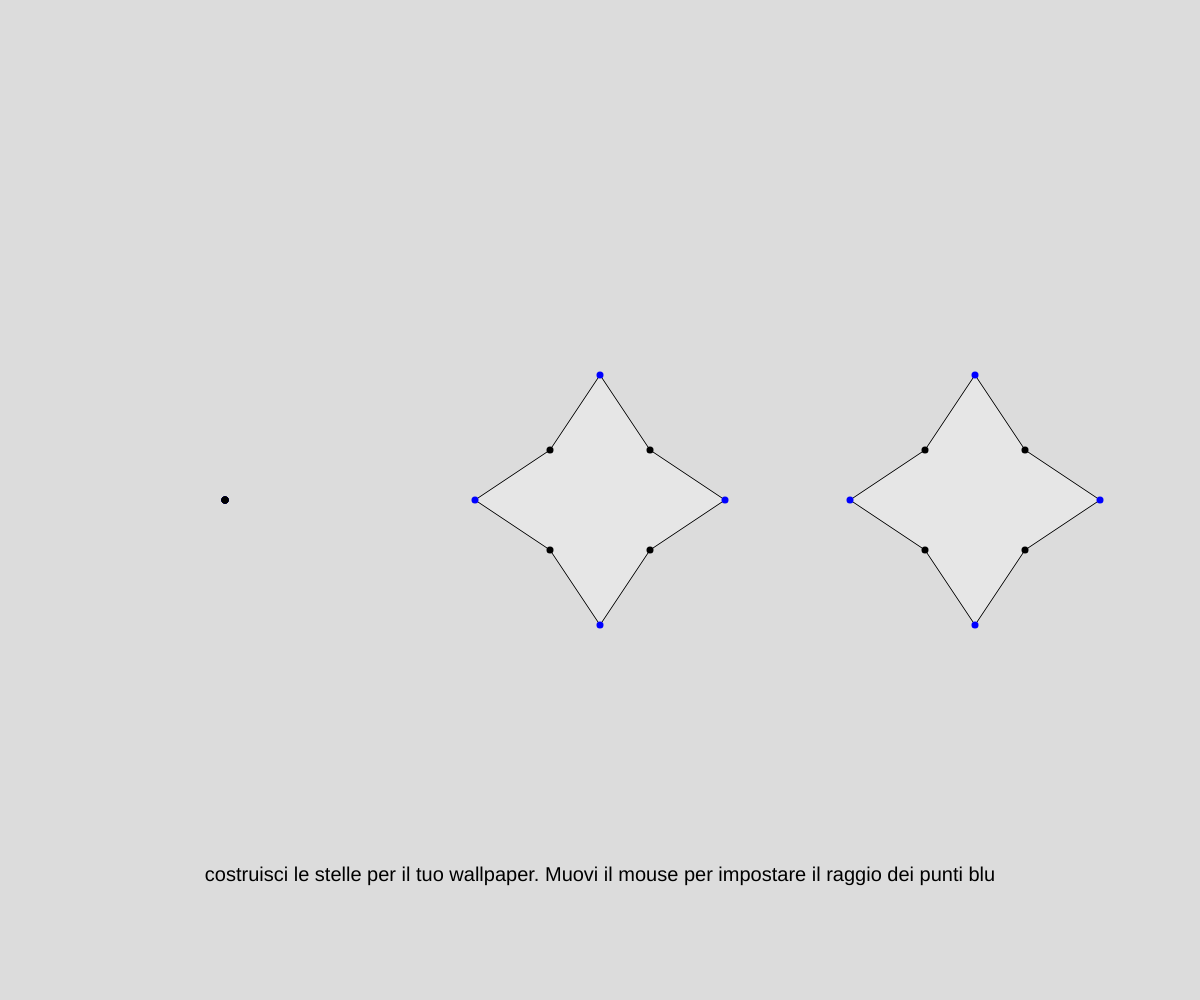
Frame 1 (no input)
Frame 60 (no input): identical to frame 1, image omitted
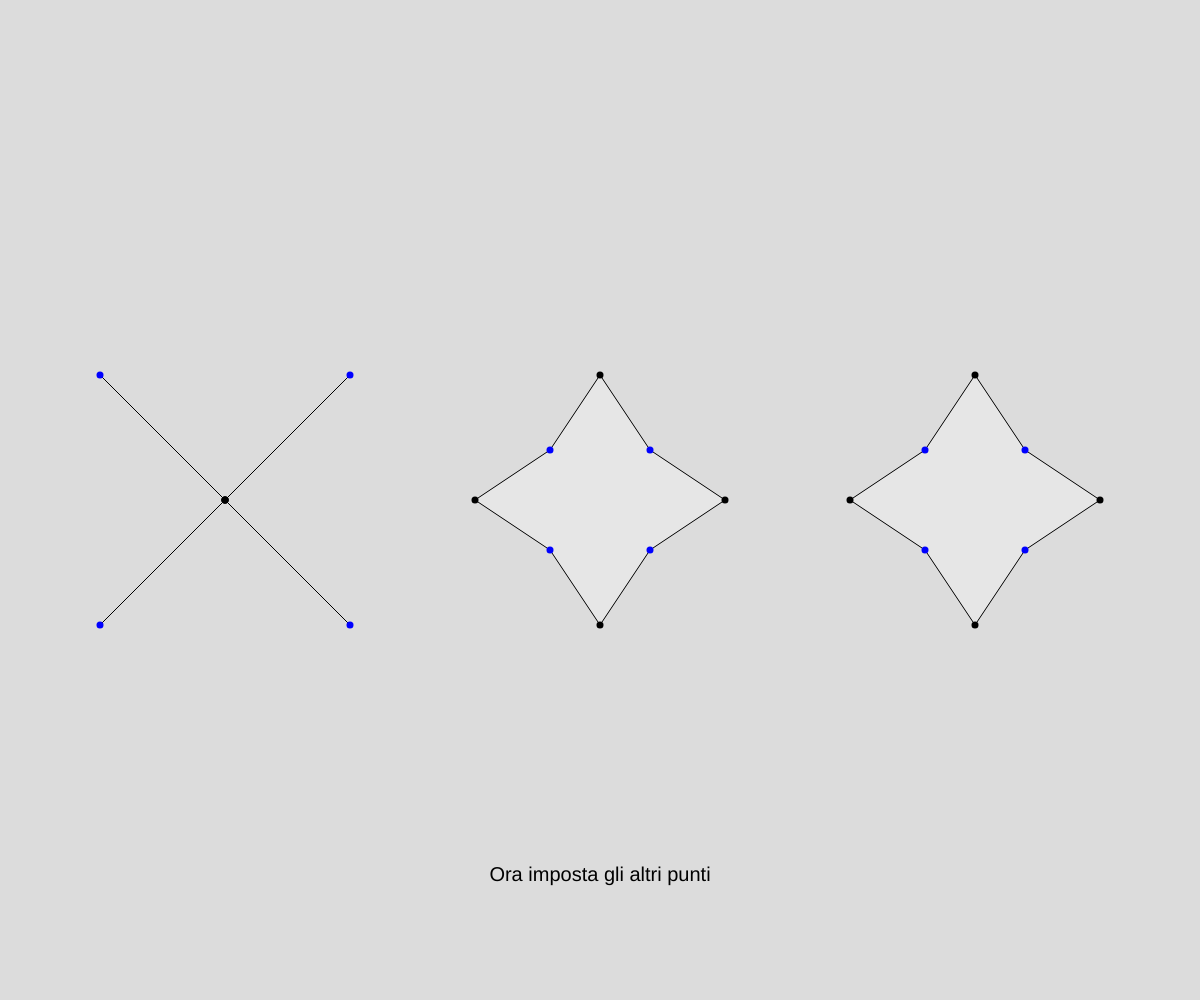
Frame 120 (the mouse pressed at the canvas centre since frame 60)

The p5.js sketch that drew these frames (run headless with seeded random() and noise() and a simulated clock; from frame 60 on, the mouse is pressed at the canvas centre):

// p5.js sketch
// ── sketch.js
var clicks = 0;

var starX; var starY;
var starX2 = 1000; var starY2 = 200;
var starX3 = 1000; var starY3 = 200;

var mX; var mY;

let savedX = [];
let savedY = [];

let starss = [];

let k = 8; let k2 = k/2;

var testo1;
var testo2;
var testo3;
var testo4;

function mousePressed () {
  clicks++;
  if (clicks % 2==0 & clicks < 6) {savedY.push(pmouseY);console.log(savedY);} //salva parametri posizione mouseX delle 3 stelle in un array
  else if (clicks % 2 == 1 & clicks < 6 ) {savedX.push(pmouseX);console.log(savedX);} //salva parametri posizione mouseY delle 3 stelle in un array
  else {noLoop()};
  (redraw());

  
}

function windowResized() {
  resizeCanvas(windowWidth, windowHeight);
 }

function setup() {
  createCanvas(windowWidth, windowHeight);
  rectMode(CENTER);

  if (clicks <= 5) {background(220);}
  else {background("black");}
  }


function draw() {

  background(220);
  testo1 = new testo ("costruisci le stelle per il tuo wallpaper. Muovi il mouse per impostare il raggio dei punti blu","black");
  testo2 = new testo ("Ora imposta gli altri punti","black");
  testo3 = new testo("Ora fai lo stesso per le altre stelle","black");
  testo4 = new testo("Clicca per cambiare il cielo","red");



  if (clicks == 0) {starX = mouseX; starY = mouseY; mX = mouseX;color1=("blue"); color2=("black");
   testo1.showtext();
  }
  else if (clicks == 1) {starX = mX; starY = mouseY; mY = mouseY; starY=mY; color1=("black"); color2=("blue");
   testo2.showtext();}

  else if (clicks == 2) {starX2 = mouseX; starY2 = 200; mX = mouseX; color1=("blue"); color2=("black");
  testo3.showtext();}
  else if (clicks == 3) {starX2 = mX; starY2 = mouseY; mY = mouseY; color1=("black"); color2=("blue");
  testo3.showtext();}
  
  else if (clicks == 4) {starX3 = mouseX; starY3 = 200; mX = mouseX; color1=("blue"); color2=("black");
  testo3.showtext();}
  else if (clicks == 5) {starX3 = mX; starY3 = mouseY; mY = mouseY; color1=("black"); color2=("blue");
  testo3.showtext();};

  

  if (clicks <= 5) {
  
  

  star1 = new star(starX/k, starY/k2,color1,color2,1.5,0,0);
  star1.show();
  push();
  // star1.allinea();
  pop();

  star2 = new star(starX2/k, starY2/k2,color1,color2,4,0,0);
  star2.show();
  push();
  // star2.allinea();
  pop();

  star3 = new star(starX3/k, starY3/k2,color1,color2,6.5,0,0);
  star3.show();
  push();
  // star3.allinea();
  pop();
  }
  else {
    background(0);
    for (let w=0; w<100; w++){
      // background(0);
      // console.log(savedY);
      // console.log(savedX);
      const dim = random(-2,3)
      const rndmX = random(0, windowWidth);
      const rndmY = random(0, windowHeight);
      starss[w] = new stelline ((random(savedX)/k)/10,(random(savedY)/k2)/10,"black","black",rndmX,rndmY,dim);
      starss[w].showstelline();
      testo4.showtext();
      // starss[w] = new stelline (10,20,"black","black",rndmX,rndmY);
      // console.log(starss);
    }
  }
    // for (i=0;i<3;i++){
    //   star['i'+3] = new star (savedX,bc/k2,"black","black",1+i)
    //   star['i'+3].show();
    // }
  }
 
  

  // //NUMERI
  // noStroke();
  // fill(0);
  // textSize(80);
  // textAlign(CENTER, CENTER);
  // text(clicks, width/2, height/2);



class star {
  constructor(outerR,innerR,color1,color2,P,rndmX,rndmY){
    
    this.outerR = outerR;
    this.innerR = innerR;
    this.a = this.outerR - this.innerR;
    this.b = this.outerR + this.innerR;
    this.D = this.outerR * 2;
    this.color1 = color1;
    this.color2 = color2;
    this.P = P;
    this.rndmX = rndmX;
    this.rndmY = rndmY;
  }

  show() {

    fill(230)
    push();
    translate (-this.outerR,-this.outerR);
    translate ((windowWidth/8) * this.P,windowHeight/2);
    translate (this.rndmX,this.rndmY)

    //LINEE
    stroke("black");

    beginShape();

    vertex (this.outerR,0);
    vertex (this.a,this.a);
    vertex (0,this.outerR);
    vertex (this.a,this.b);
    vertex (this.outerR,this.D);
    vertex (this.b,this.b);
    vertex (this.D,this.outerR);
    vertex (this.b,this.a);
    vertex (this.outerR,0);

    endShape();

    //PUNTI

    strokeWeight (7);
    
    // PUNTI ESTERNI
    stroke(this.color1);

    point(this.outerR,0);
    point (0,this.outerR);
    point (this.outerR,this.D);
    point (this.D,this.outerR);

    //PUNTI INTERNI

    stroke(this.color2);

    point(this.a,this.a);
    point (this.a,this.b);
    point (this.b,this.b);
    point (this.b,this.a);

    strokeWeight(1);

    pop();
  }

  // allinea(){
  // }
}


class stelline {
  constructor(outerR,innerR,color1,color2,rndmX,rndmY,dim){
    
    this.outerR = outerR;
    this.innerR = innerR;
    this.a = this.outerR - this.innerR;
    this.b = this.outerR + this.innerR;
    this.D = this.outerR * 2;
    this.color1 = color1;
    this.color2 = color2;
    this.rndmX = rndmX;
    this.rndmY = rndmY;
    this.dim = dim;
  }

  showstelline() {

    fill("white")
    push();
    translate (-this.outerR,-this.outerR);
    translate (this.rndmX,this.rndmY)
    scale (this.dim,this.dim);

    //LINEE
    stroke("white");

    beginShape();

    vertex (this.outerR,0);
    vertex (this.a,this.a);
    vertex (0,this.outerR);
    vertex (this.a,this.b);
    vertex (this.outerR,this.D);
    vertex (this.b,this.b);
    vertex (this.D,this.outerR);
    vertex (this.b,this.a);
    vertex (this.outerR,0);

    endShape();

    //PUNTI

    // strokeWeight (8);
    
    
    // // PUNTI ESTERNI
    // stroke(this.color1);

    // point(this.outerR,0);
    // point (0,this.outerR);
    // point (this.outerR,this.D);
    // point (this.D,this.outerR);

    // //PUNTI INTERNI

    // stroke(this.color2);

    // point(this.a,this.a);
    // point (this.a,this.b);
    // point (this.b,this.b);
    // point (this.b,this.a);

    // strokeWeight(1);

    pop();
  }

}


class testo {
  constructor (text,colore){
    this.text = text
    this.colore = colore;
  }
  showtext() {
    noStroke();
    fill(this.colore);
    textSize(20);
    textAlign(CENTER, CENTER);
    text(this.text, width/2, height/8 * 7);
  }
}
